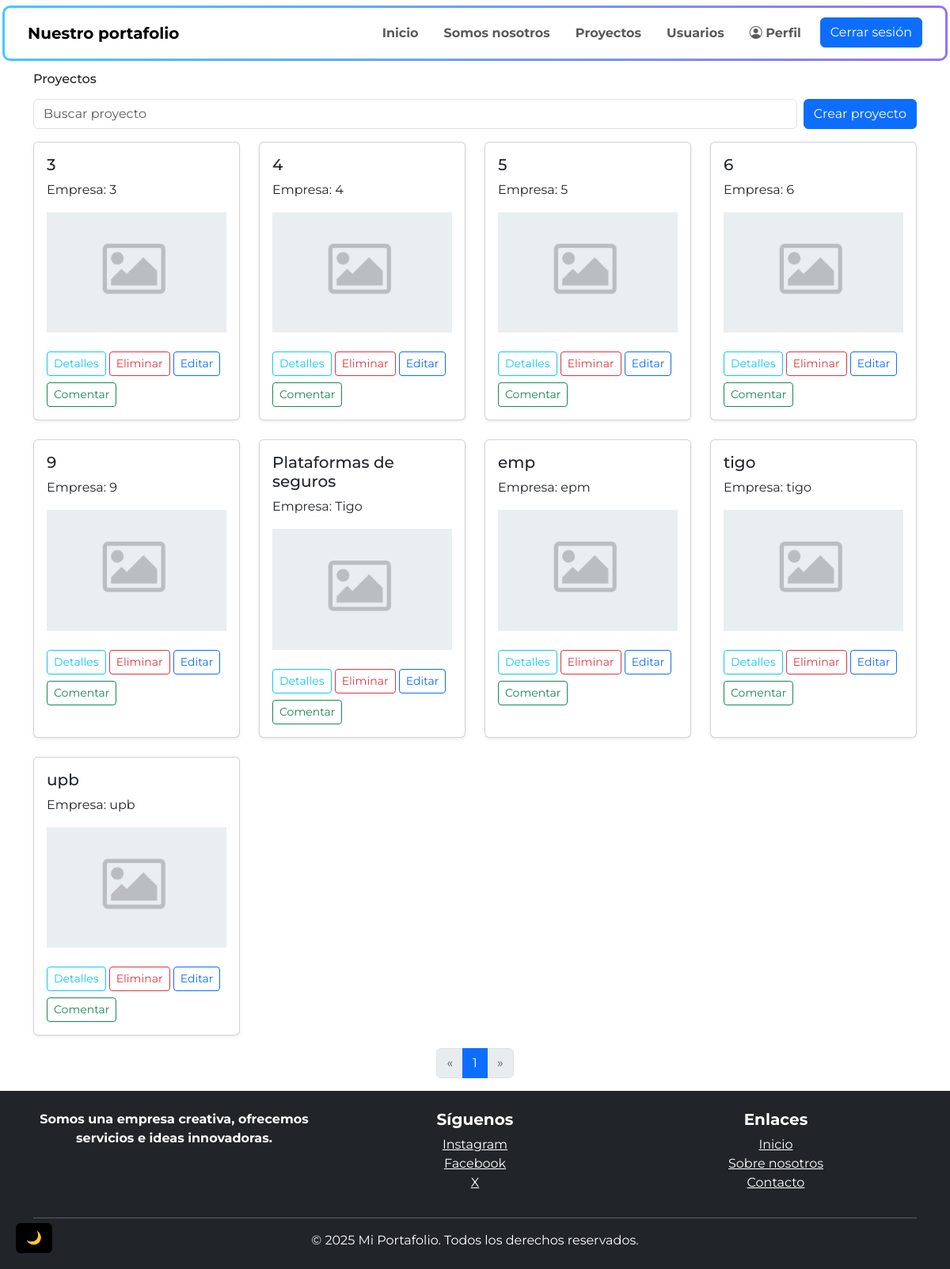
Page /view-project/ (signed in) on the earlier database version.
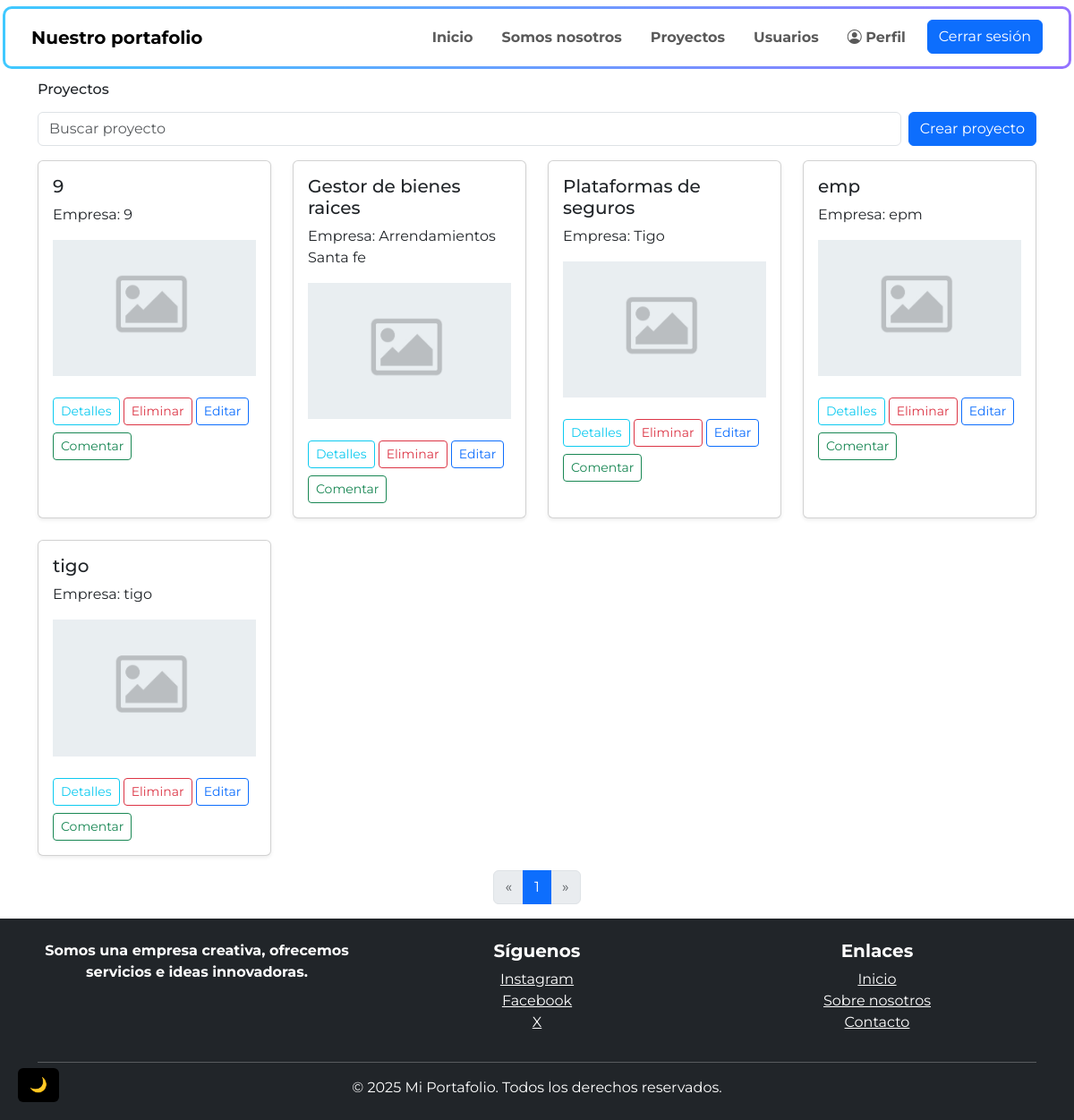
Same page on the later database version.
### portafolio/models.py (models this page shows, shortened)
class Project(models.Model):
    nombre = models.CharField(max_length=100)
    empresa = models.CharField(max_length=100)
    imagen = models.ImageField(upload_to='img/', null=True, blank=True)

### portafolio/views.py (the view)
# urls.py: path('view-project/', views.view_project, name='view_project'),
@login_required
@permission_required('portafolio.view_project')
@require_http_methods(["GET"])
def view_project(request):
    query = request.GET.get('q', '')
    projects = Project.objects.all().order_by('nombre')
    if query:
        projects = projects.filter(nombre__icontains=query)
    paginator = Paginator(projects, 20)
    page_number = request.GET.get('page')
    page_obj = paginator.get_page(page_number)
    return render(request, 'proyectos.html', {'page_obj': page_obj, 'query': query})

### portafolio/templates/proyectos.html (shortened to what this page needs)
    {% extends 'base.html' %}
    {% block content %}
    <div class="container mb-3" style="margin-top: 90px;">
      <h1>Proyectos</h1>
        <form id="searchForm" method="get" action="{% url 'view_project' %}">
        <div class="mb-3 mt-3 d-flex align-items-stretch gap-2" style="max-width: 100%;">
            <input type="text" name="q" id="searchInput" class="form-control" placeholder="Buscar proyecto" value="{{ query }}" autocomplete="off"aria-label="Buscar proyecto"aria-describedby="btnCrearProyecto">
            {% if perms.portafolio.add_project %}
            <button class="btn btn-primary w-auto" type="button" id="btnCrearProyecto" data-bs-toggle="modal" data-bs-target="#miModal" style="white-space: nowrap; flex-shrink: 0;">
                Crear proyecto
            </button>
            {% endif %}
        </div>
        </form>
        <div id="proyectosContainer" class="row row-cols-1 row-cols-sm-2 row-cols-md-4 g-4 ">
            {% for project in page_obj %}
                <div class="col">
                    <div class="card h-100 shadow-sm">
                        <div class="card-body">
                            <h5 class="card-title">{{ project.nombre }}</h5>
                            <p class="card-text">Empresa: {{ project.empresa }}</p>
                            {% if project.imagen %}
                                <img src="{{ project.imagen.url }}" class="img-fluid mb-3" alt="Imagen del proyecto">
                            {% else %}
                                <img src="/static/img/default-project.jpg" class="img-fluid mb-3" alt="Imagen por defecto">
                            {% endif %}
                            <button type="button" class="btn btn-outline-info btn-sm mt-2" data-bs-toggle="modal" data-bs-target="#modalDetalles{{ project.id }}">
                                Detalles
                            </button>
                            {% if perms.portafolio.delete_project %}
                            <button class="eliminar-proyecto btn btn-outline-danger btn-sm mt-2" data-url="{% url 'delete_project' project.id %}">Eliminar</button>
                            {% endif %}
                            {% if perms.portafolio.change_project%}
                            <button class="editar-proyecto btn btn-outline-primary btn-sm mt-2"
                                    data-id="{{ project.id }}"
                                    data-nombre="{{ project.nombre }}"
                                    data-empresa="{{ project.empresa }}">
                                Editar
                            </button>
                            {%endif%}
                            {% if perms.portafolio.add_comment%}
                            <button class="comentar-proyecto btn btn-outline-success btn-sm mt-2"
                                    data-id="{{ project.id }}"
                                    data-nombre="{{ project.nombre }}"
                                    data-empresa="{{ project.empresa }}">
                                Comentar
                            </button>
                            {%endif%}
                        </div>
                    </div>
                </div>
                {%empty%}
                <p class="text-center">No hay proyectos</P>
            {% endfor %}
        </div>
        <nav aria-label="Page navigation proyectos">
            <ul class="pagination justify-content-center mt-3">
                {% if page_obj.has_previous %}
                    <li class="page-item">
                        <a class="page-link" href="?q={{ query }}&page={{ page_obj.previous_page_number }}" aria-label="Anterior">
                            <span aria-hidden="true">&laquo;</span>
                        </a>
                    </li>
                {% else %}
                    <li class="page-item disabled">
                        <a class="page-link" href="#" aria-label="Anterior" tabindex="-1" aria-disabled="true">
                            <span aria-hidden="true">&laquo;</span>
                        </a>
                    </li>
                {% endif %}
                {% for num in page_obj.paginator.page_range %}
                    {% if page_obj.number == num %}
                        <li class="page-item active" aria-current="page">
                            <a class="page-link" href="#">{{ num }}</a>
                        </li>
                    {% else %}
                        <li class="page-item">
                            <a class="page-link" href="?q={{ query }}&page={{ num }}">{{ num }}</a>
                        </li>
                    {% endif %}
                {% endfor %}
                {% if page_obj.has_next %}
                    <li class="page-item">
                        <a class="page-link" href="?q={{ query }}&page={{ page_obj.next_page_number }}" aria-label="Siguiente">
                            <span aria-hidden="true">&raquo;</span>
                        </a>
                    </li>
                {% else %}
                    <li class="page-item disabled">
                        <a class="page-link" href="#" aria-label="Siguiente" tabindex="-1" aria-disabled="true">
                            <span aria-hidden="true">&raquo;</span>
                        </a>
                    </li>
                {% endif %}
            </ul>
        </nav>
{% endblock %}

### portafolio/templates/base.html (shortened to what this page needs)
<!DOCTYPE html>
<html lang="en">
<head>
    {% load static %}
    <link href="https://cdn.jsdelivr.net/npm/bootstrap@5.3.3/dist/css/bootstrap.min.css" rel="stylesheet">
    <link rel="stylesheet" href="https://cdn.jsdelivr.net/npm/bootstrap-icons@1.10.5/font/bootstrap-icons.css">
    <link rel="stylesheet" href="{% static 'css/styles.css' %}">
</head>
<body class="d-flex flex-column min-vh-100">
    {% include 'navbar.html' %}
    <main class="flex-grow-1">
        <button id="modoNocturno" class="btn floating-left" style="background-color:black;">🌙</button>
        {% block content %}{% endblock %}
    </main>
    <footer class="bg-dark text-white text-center p-4 mt-auto footer-custom">
        <div class="container">
            <div class="row">
                <div class="col-md-4 align--middle text-center text-md-center mb-3">
                    <p class="fw-bold m-0">
                        Somos una empresa creativa, ofrecemos servicios e ideas innovadoras.
                    </p>
                </div>
                <div class="col-md-4 text-center mb-3">
                    <h5 class="fw-bold">Síguenos</h5>
                    <ul class="list-unstyled">
                        <li><a href="#" class="text-white">Instagram</a></li>
                        <li><a href="#" class="text-white">Facebook</a></li>
                        <li><a href="#" class="text-white">X</a></li>
                    </ul>
                </div>
                <div class="col-md-4 text-center text-md-center">
                    <h5 class="fw-bold">Enlaces</h5>
                    <ul class="list-unstyled">
                        <li><a href="#" class="text-white">Inicio</a></li>
                        <li><a href="#" class="text-white">Sobre nosotros</a></li>
                        <li><a href="#" class="text-white">Contacto</a></li>
                    </ul>
                </div>
            </div>
            <hr class="bg-light my-3">
            <p class="m-0">© 2025 Mi Portafolio. Todos los derechos reservados.</p>
        </div>
    </footer>
</body>
</html>

### portafolio/templates/navbar.html (shortened to what this page needs)
<nav class="navbar sticky-top navbar-expand-lg navbar-custom fw-bold" id="navbar">
    <div class="container-fluid justify-content-between">
        <a class="navbar-brand" href="{% url 'home' %}">Nuestro portafolio</a>
        <div class="collapse navbar-collapse ms-auto" id="navbarScroll">
            <ul class="navbar-nav ms-auto gap-3">
                <li class="nav-item">
                    <a class="nav-link" href="{% url 'home' %}">Inicio</a>
                </li>
                <li class="nav-item">
                    <a class="nav-link" href="{% url 'home' %}">Somos nosotros</a>
                </li>
                {% if user.is_authenticated and perms.portafolio.view_project %}
                <li class="nav-item">
                    <a class="nav-link" href="{% url 'view_project' %}">Proyectos</a>
                </li>
                {% endif %}
                {% if user.is_authenticated and perms.auth.view_user %}
                <li class="nav-item">
                    <a class="nav-link" href="{% url 'lista_usuarios' %}">
                        Usuarios
                    </a>
                </li>
                {% endif %}
                {% if user.is_authenticated %}
                <li class="nav-item">
                    <a class="nav-link" href="{% url 'perfil_usuario' %}">
                        <i class="bi bi-person-circle"></i> Perfil
                    </a>
                </li>
                {% endif %}
                {% if user.is_authenticated %}
                <li class="nav-item">
                    <a class="btn btn-primary" href="{% url 'logout' %}">Cerrar sesión</a>
                </li>
                {% else %}
                <li class="nav-item">
                    <a class="btn btn-primary" href="{% url 'login' %}">Iniciar sesión</a>
                </li>
                {% endif %}
            </ul>
        </div>
    </div>
</nav>

### portafolio/static/css/styles.css (style rules this page uses)
body { font-family: "Montserrat", serif; margin: 0; padding: 0; }
h1 { padding: 0; margin: 0; font-size: 16px; }
ul { margin: 0; padding: 0; }
main { flex: 1; }
.navbar { display: flex; justify-content: space-between; margin: 7px 3px; position: fixed; top: 0; left: 0; background-color: #fff; width: calc(100% - 6px); padding: 12px 17px; border-radius: 3px; transition: 0.6s; border: 3px solid transparent; border-radius: 10px; background: linear-gradient(#fff, #fff) padding-box, linear-gradient(90deg, #40c9ff, #e81cff) border-box; background-size: 200% 100%; animation: borderAnimation 4s linear infinite; margin-bottom: 100px; }
.pagination { display: flex; justify-content: center; }
.floating-left { position: fixed; bottom: 20px; left: 20px; z-index: 1000; }

Differences in the rows shown:
removed Project: nombre "3", empresa "3"
removed Project: nombre "4", empresa "4"
removed Project: nombre "5", empresa "5"
removed Project: nombre "6", empresa "6"
removed Project: nombre "upb", empresa "upb"
added Project: nombre "Gestor de bienes raices", empresa "Arrendamientos Santa fe"
